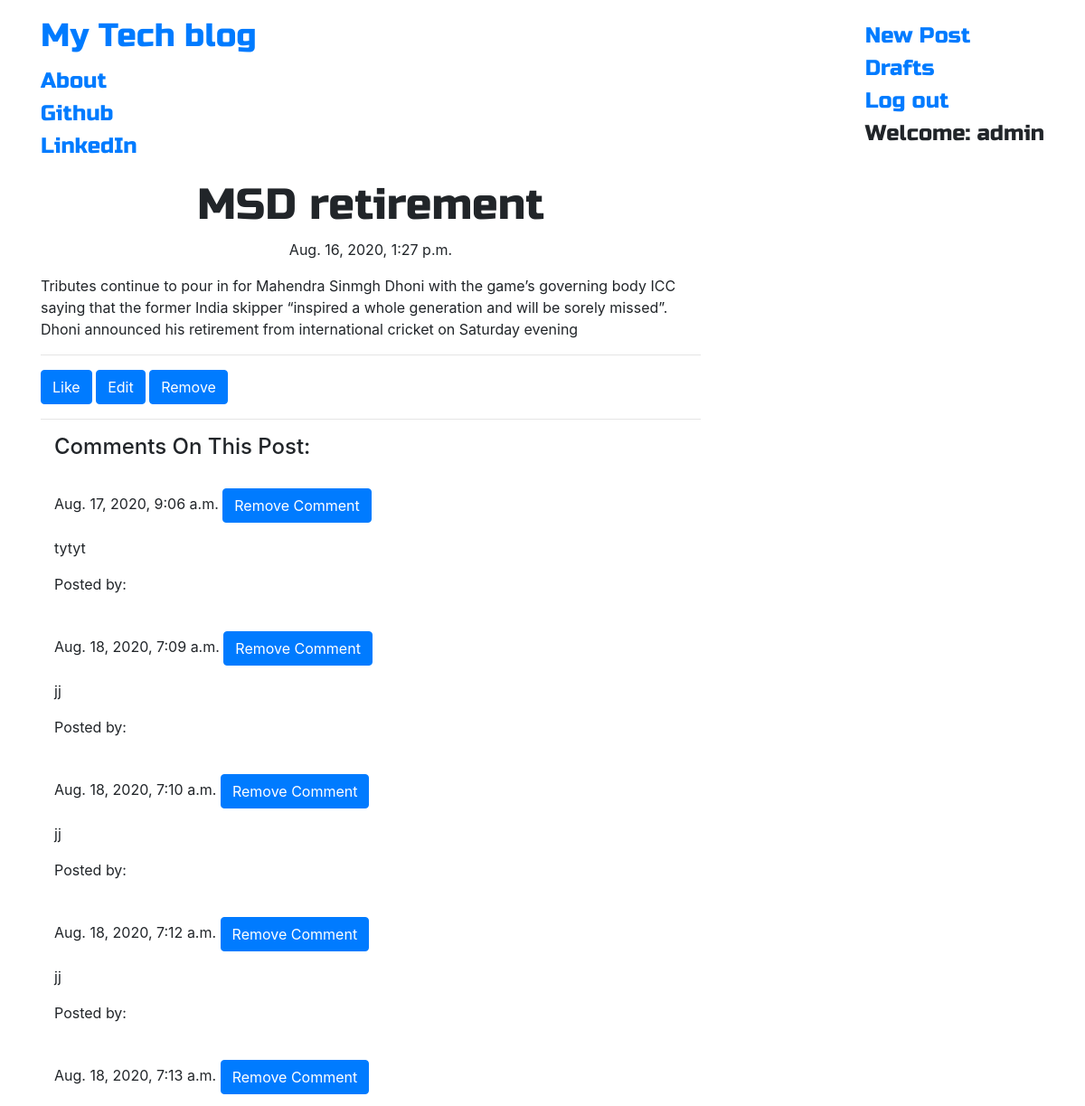
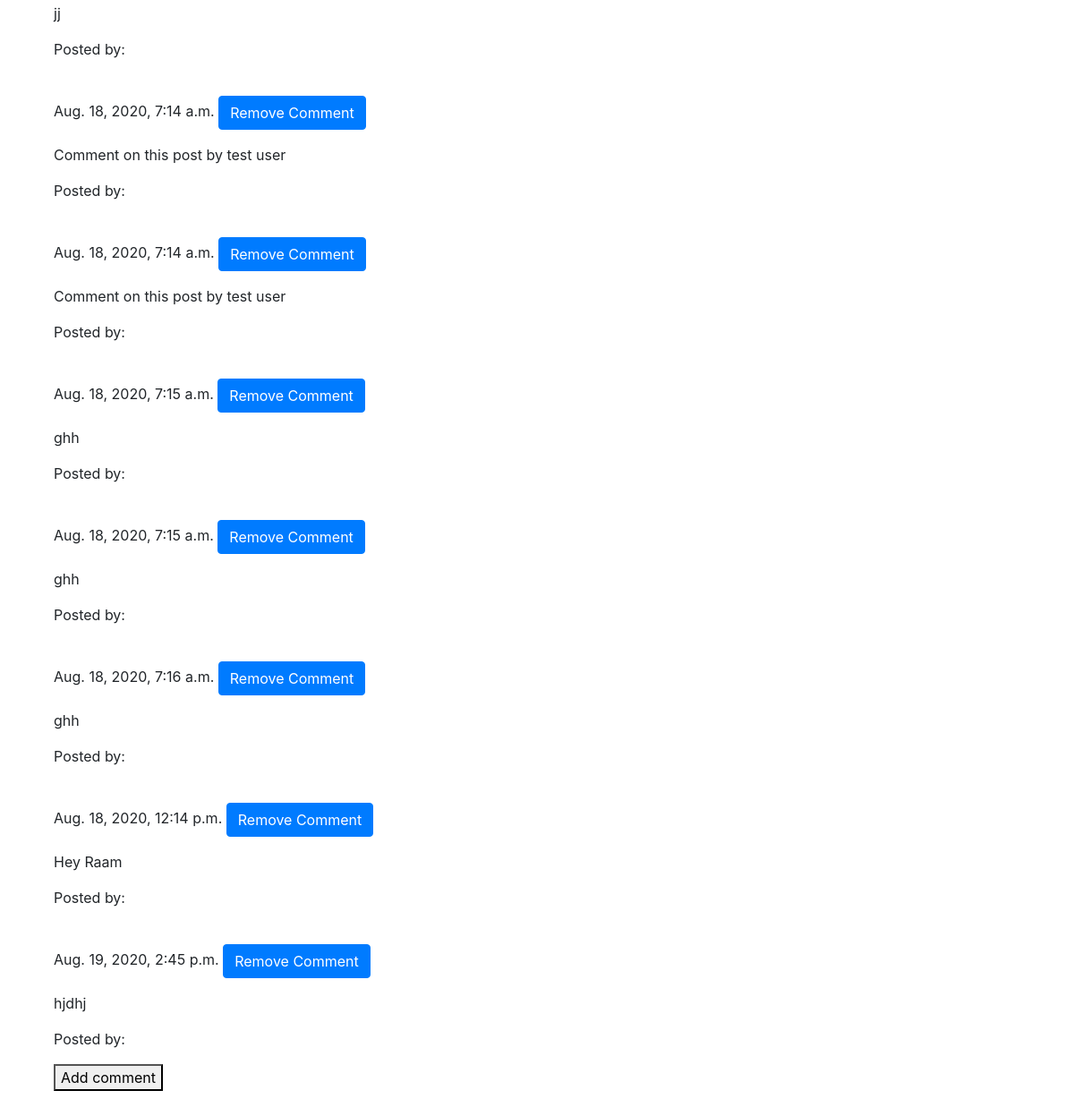
The app's page /post/4/ (signed in) with its own data (2 pictures, top to bottom).
### blog/models.py (models this page shows, shortened)
class Post(models.Model):
    author = models.ForeignKey('auth.User',on_delete=models.ProtectedError)
    title = models.CharField(max_length=200)
    text = models.TextField()
    created_date = models.DateTimeField(default=timezone.now)
    published_date = models.DateTimeField(blank=True, null=True)

class Comment(models.Model):
    post = models.ForeignKey('blog.Post', related_name='comments',on_delete=models.ProtectedError)
    author = models.CharField(max_length=200)
    text = models.TextField()
    created_date = models.DateTimeField(default=timezone.now)

### blog/views.py (the view)
# urls.py: path('post/<pk>/', views.PostDetailView, name='post_detail'),
def PostDetailView(request, pk):
    post = get_object_or_404(Post, pk=pk)
    comments = post.comments
    new_comment = None
    if request.method == 'POST':
        comment_form = CommentForm(data=request.POST)
        if comment_form.is_valid():
            new_comment = comment_form.save(commit=False)
            new_comment.post = post
            new_comment.save()
            return redirect('post_detail', pk=post.pk)
    else:
        comment_form = CommentForm()
    return render(request,
                  'blog/post_detail.html',
                  {'post': post,
                   'comments': comments,
                   'new_comment': new_comment,
                   'comment_form': comment_form})

### blog/templates/blog/post_detail.html (shortened to what this page needs)
{% extends 'blog/base.html' %}
{%load static%}
{% block content %}
        <h1 class='posttitle loader'>{{ post.title }}</h1>
        {% if post.published_date %}
            <div class="date postdate">
                {{ post.published_date }}
            </div>
        {% else %}
            <a class="btn btn-primary" href="{% url 'post_publish' pk=post.pk %}">Publish</a>
        {% endif %}
      <p class='postcontent' >{{ post.text|safe|linebreaksbr }}</p>
<hr>
<span>
    <a class="likebutton" id="like{{ post.pk }}" href="#" data-catid="{{ post.pk }}"> <button class="btn btn-primary" id="likebutton">Like</button></a>
</span>
      {% if user.is_authenticated %}
          <a class="btn btn-primary" href="{% url 'post_edit' pk=post.pk %}">Edit</a>
          <a class="btn btn-primary" href="{% url 'post_remove' pk=post.pk %}">Remove</a>
      {% endif %}
  <hr>
  <div class="container">
    <div class="loader post">
        <h4>Comments On This Post:</h4>
    </div>
  {% for comment in post.comments.all %}
  <br>
      {% if user.is_authenticated %}
              {{ comment.created_date }}
                  <a class="btn btn-primary" href="{% url 'comment_remove' pk=comment.pk %}">Remove Comment</a>
                {% endif %}
          <p>{{ comment.text|safe|linebreaks }}</p>
          <p>Posted by: <strong>{{ comment.author }}</strong></p>
  {% empty %}
      <p>No comments posted.</p>
  {% endfor %}
  <div>
      <button id="addcomment">Add comment</button>
</div>
</div>
{% endblock %}

### blog/templates/blog/base.html (shortened to what this page needs)
<!DOCTYPE html>
{% load static %}
<html>
    <head>
        <link rel="stylesheet" href="https://stackpath.bootstrapcdn.com/bootstrap/4.5.2/css/bootstrap.min.css">
        <link rel="stylesheet" href="{% static 'css/blog.css' %}">
<body>
  <nav class="navbar navbar-default techfont custom-navbar">
    <div class="container">
      <ul class="nav navbar-nav">
        <li><a class='navbar-brand bigbrand' href="{% url 'post_list' %}">My Tech blog</a></li>
        <li><a href="{% url 'about'%}">About</a></li>
        <li><a href="https://www.github.com">Github</a></li>
        <li><a href="https://www.linkedin.com">LinkedIn</a></li>
      </ul>
      <ul class="nav navbar-nav navbar-right">
        {% if user.is_authenticated %}
        <li>
          <a href="{% url 'post_new' %}" >New Post</a>
        </li>
        <li>
          <a href="{% url 'post_draft_list' %}">Drafts</a>
        </li>
        <li>
          <a href="{% url 'logout' %}" >Log out</a>
        </li>
        <li>
          <a >Welcome: {{ user.username }}</a>
        </li>
          {% else %}
          <li><a class='nav navbar-right' href="{% url 'login' %}" >Login</a></li>
        {% endif %}
      </ul>
  </div>
</nav>
        <div class="content container">
            <div class="row">
                <div class="col-md-8">
                  <div class="blog_posts">
                    {% block content %}
                    {% endblock %}
                  </div>
                </div>
            </div>
        </div>
</body>
</html>

### blog/static/css/blog.css (style rules this page uses)
.techfont { font-family: 'Russo One', sans-serif; font-size: 1.5em; margin-bottom: 10px; }
.postdate { text-align: center; }
.posttitle { font-family: 'Russo One', sans-serif; font-size: 3em; text-align: center; }
.postcontent { font-family: 'Montserrat'; font-size: 1.5em; }
.bigbrand { font-size: 1.5em; }

### records on screen
Post: title "MSD retirement", published_date "Aug. 16, 2020, 1:27 p.m.", text "Tributes continue to pour in for Mahendra Sinmgh Dhoni with the game’s governing body ICC saying that the former India skipper “inspired a whole generation and will be sorely missed”. Dhoni announced his retirement from international cricket on Saturday evening"
Comment: created_date "Aug. 17, 2020, 9:06 a.m.", text "tytyt"
Comment: created_date "Aug. 18, 2020, 7:09 a.m.", text "jj"
Comment: created_date "Aug. 18, 2020, 7:10 a.m.", text "jj"
Comment: created_date "Aug. 18, 2020, 7:12 a.m.", text "jj"
Comment: created_date "Aug. 18, 2020, 7:13 a.m.", text "jj"
Comment: created_date "Aug. 18, 2020, 7:14 a.m.", text "Comment on this post by test user"
Comment: created_date "Aug. 18, 2020, 7:14 a.m.", text "Comment on this post by test user"
Comment: created_date "Aug. 18, 2020, 7:15 a.m.", text "ghh"
Comment: created_date "Aug. 18, 2020, 7:15 a.m.", text "ghh"
Comment: created_date "Aug. 18, 2020, 7:16 a.m.", text "ghh"
Comment: created_date "Aug. 18, 2020, 12:14 p.m.", text "Hey Raam"
Comment: created_date "Aug. 19, 2020, 2:45 p.m.", text "hjdhj"

### other values on screen
{{ user.username }} "admin"
